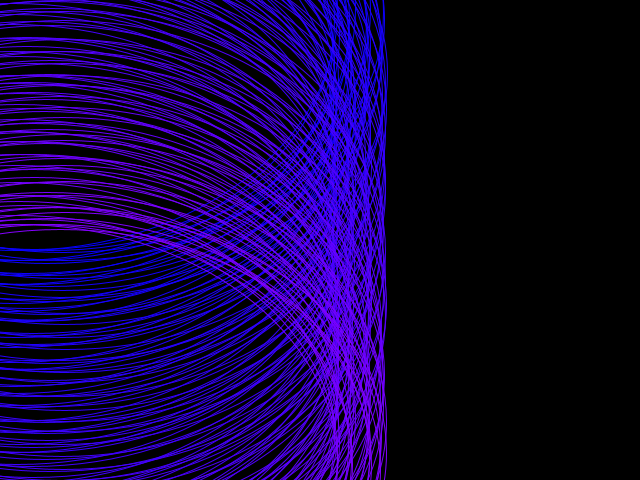
Frame 1 (no input)
Frame 60 (the mouse pressed at the canvas centre just before this capture): identical to frame 1, image omitted
Frame 120 (the mouse held since frame 60 and released just before this capture): identical to frame 1, image omitted

The Processing sketch that drew this single still picture (run headless with seeded random() and noise(); from frame 60 on, the mouse is pressed at the canvas centre):

// Processing sketch: processing_12487
// ── processing_12487.pde

/*
  Patern 2: Regular grid using a for loop
  but offsetting postition with random()
 */

float objectSize = 40;
int heightCount = 40;
int widthCount = 40;
int randomRange = 4;

void setup() {
  size(640, 480);
  ellipseMode(CENTER);
  smooth();
  
  drawGrid();

}


void draw() {
  //nothing to do here right now 
}


void drawGrid() {
  background(0, 0, 0);
  noFill();
  //fill(128);
  
  for (int j = 1; j < heightCount; j = j + 1) {
    for (int i = 1; i < 5; i = i + 1) {
      stroke(map(i + j, 1, widthCount + heightCount, 0, 250),0, 300);
      ellipse(map(i, 0, widthCount, 0, width) + random(-randomRange, randomRange),
              map(j, 0, heightCount, 0, height) + random(-randomRange, randomRange),
              width, height);
    }
  }
 
}


void mouseMoved() {
  widthCount = floor(map( mouseX, 0, width/2, 0, 10));
  heightCount = floor(map( mouseX, 0, height/4, 0, 20));
 // randomRange = mouseY;
  drawGrid();
}
